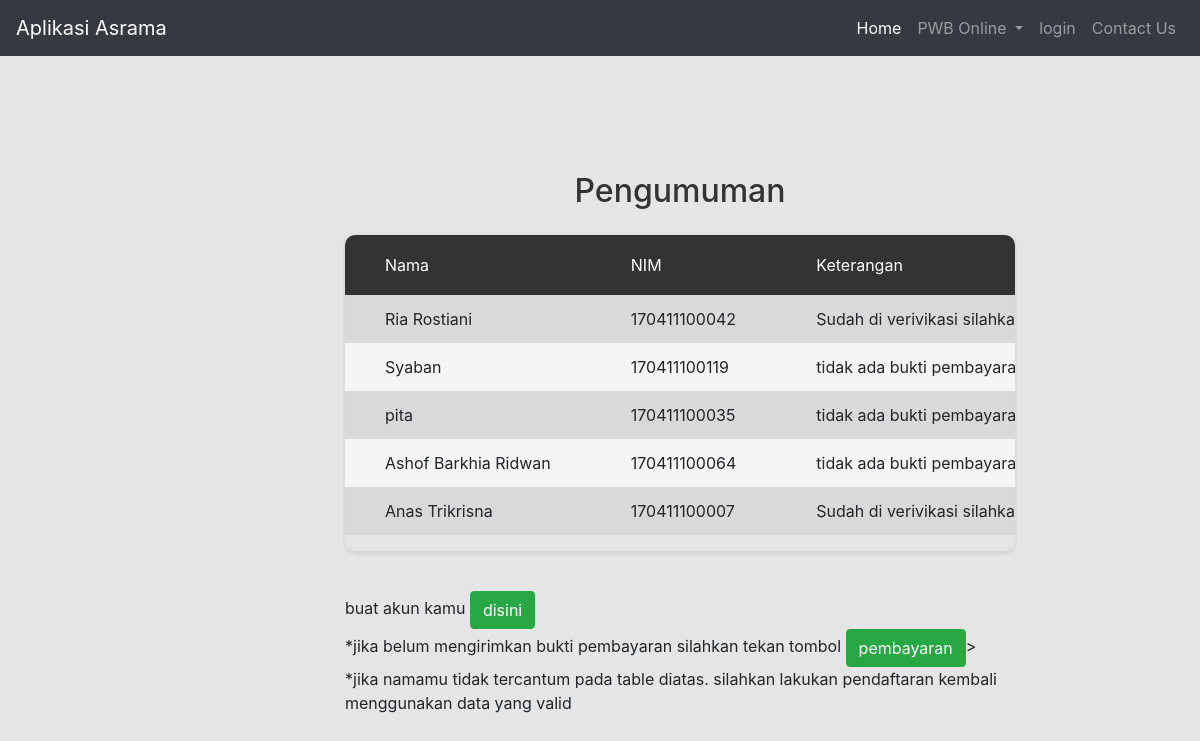
Page /index.php/daftar/bayar on the earlier database version.
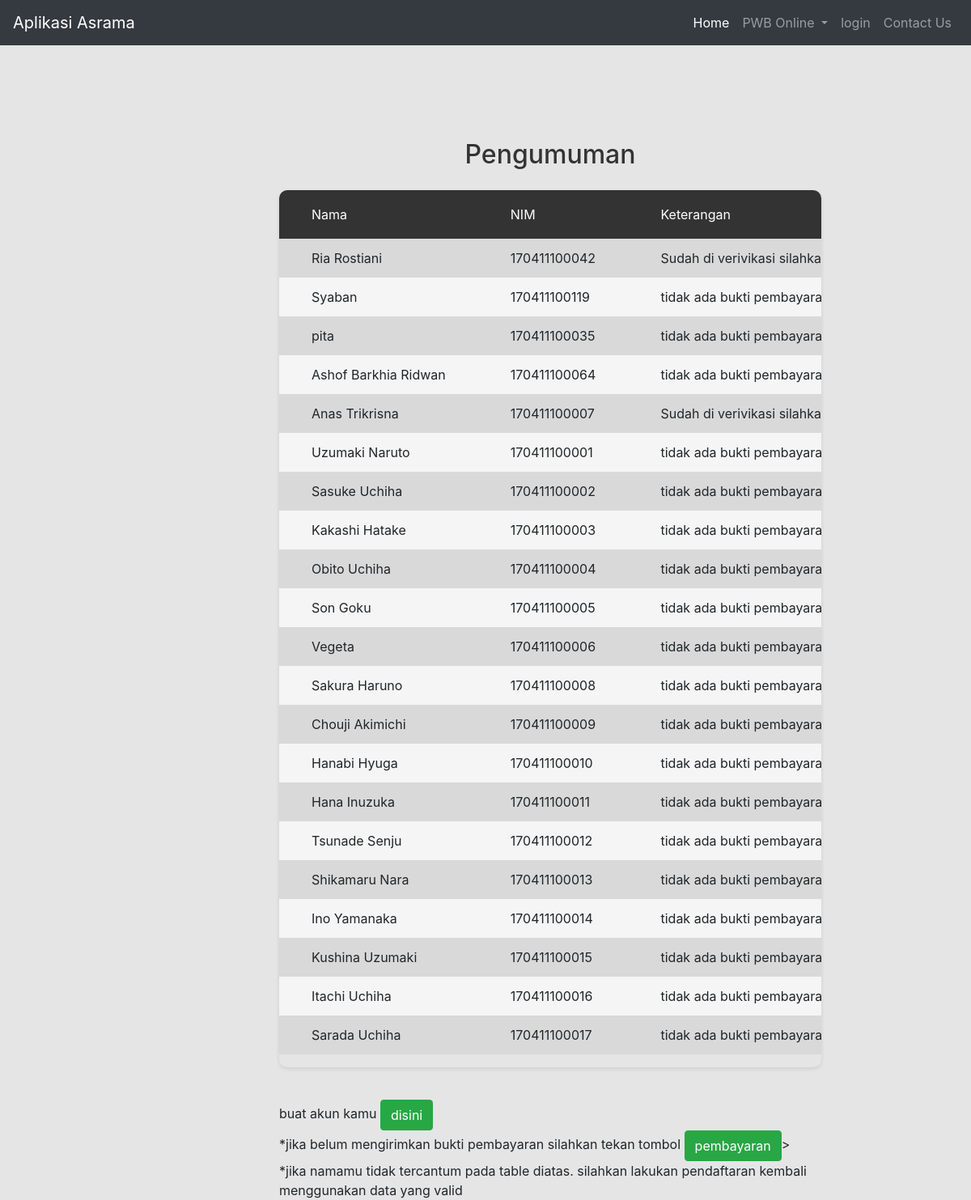
Same page on the later database version.
### tables this page shows
CREATE TABLE `pendaftaran` (
  `id_daftar` int(11) NOT NULL,
  `namalengkap` varchar(50) NOT NULL,
  `nim` varchar(30) NOT NULL,
  `prodi` varchar(30) NOT NULL,
  `alamat` varchar(50) NOT NULL,
  `id_jk` int(11) NOT NULL,
  `foto` varchar(50) NOT NULL,
  `file_ktm` varchar(40) NOT NULL,
  `id_pengurus` int(11) DEFAULT NULL,
  `tgl_lahir` varchar(20) NOT NULL,
  `nowa` varchar(25) NOT NULL,
  `bukti_bayar` varchar(50) DEFAULT NULL,
  `keterangan` varchar(50) DEFAULT NULL
);

### application/controllers/daftar.php (called while the page is built, shortened)
<?php
class daftar extends CI_Controller {
	public function __construct(){
		$this->load->model("model_daftar");
	}
	public function bayar(){
		$this->load->view("pengumuman");
	}
}

### index.php (called while the page is built, shortened)
<?php
require_once BASEPATH.'core/CodeIgniter.php';

### application/views/pengumuman.php (the view, shortened to what this page needs)
<?php
    $this->load->view('Temp/header');
?>
<div class="page-container">
    <div class="main-content">
        <div class="section__content section__content--p30">
            <div class="container-fluid">
                <div class="row">
                    <div class="col-lg-10">
                      <h2 class="text-center m-b-25">Pengumuman</h2>
                        <div class="table-responsive table--no-card m-b-40">
                            <table class="table table-borderless table-striped table-earning">
                                <thead>
                                  <tr>
                                    <th>Nama</th>
                                    <th>NIM</th>
                                    <th>Keterangan</th>
                                  </tr>
                                </thead>
                                <tbody>
                                  <?php $pendaftaran = $this->db->get('pendaftaran');
                                  foreach($pendaftaran->result() as $row){
                                    echo "<tr>";
                                      echo "<td> $row->namalengkap</td>";
                                      echo "<td> $row->nim</td>";
                                      echo "<td> $row->keterangan</td>";
                                    echo "</tr>";
                                  }?>
                                </tbody>
                            </table>
                        </div>
                        buat akun kamu <a href="<?php echo site_url('daftar/buatakun'); ?>" class="btn btn-success">disini</a><br>
                            *jika belum mengirimkan bukti pembayaran silahkan tekan tombol <a href="<?php echo site_url('daftar/pembayaran'); ?>" class="btn btn-success">pembayaran</a>><br>
                            *jika namamu tidak tercantum pada table diatas. silahkan lakukan pendaftaran kembali menggunakan data yang valid
                    </div>
                </div>
            </div>
        </div>
    </div>
</div>
</body>
</html>

### application/views/Temp/header.php (shortened to what this page needs)
<!DOCTYPE html>
<html>
<head>
  <link rel="stylesheet" type="text/css" href="<?= base_url(); ?>css/style.css">
  <link rel="stylesheet" type="text/css" href="<?= base_url(); ?>css/bootstrap.min.css">
  <link rel="stylesheet" href="https://use.fontawesome.com/releases/v5.7.2/css/all.css">
</head>
<body>
<nav class="navbar navbar-expand-md navbar-dark bg-dark">
  <a class="navbar-brand" href="#">Aplikasi Asrama</a>
  <div class="collapse navbar-collapse" id="navbarSupportedContent">
    <ul class="navbar-nav ml-auto">
      <li class="nav-item active">
        <a class="nav-link" href="<?php echo site_url('welcome')?>">Home</a>
      </li>
      <li class="nav-item dropdown">
        <a class="nav-link dropdown-toggle" href="#" id="navbarDropdown" role="button" data-toggle="dropdown">
          PWB Online
        </a>
      </li>
      <li class="nav-item dropdown">
        <a class="nav-link  " data-toggle="modal" data-target="#login" href="">login</a>
      </li>
      <li class="nav-item">
        <a class="nav-link" href="">Contact Us</a>
      </li>
    </ul>
  </div>
</nav>

Differences in the rows shown:
added pendaftaran: namalengkap "Uzumaki Naruto", nim "170411100001", keterangan "tidak ada bukti…"
added pendaftaran: namalengkap "Sasuke Uchiha", nim "170411100002", keterangan "tidak ada bukti…"
added pendaftaran: namalengkap "Kakashi Hatake", nim "170411100003", keterangan "tidak ada bukti…"
added pendaftaran: namalengkap "Obito Uchiha", nim "170411100004", keterangan "tidak ada bukti…"
added pendaftaran: namalengkap "Son Goku", nim "170411100005", keterangan "tidak ada bukti…"
added pendaftaran: namalengkap "Vegeta", nim "170411100006", keterangan "tidak ada bukti…"
added pendaftaran: namalengkap "Sakura Haruno", nim "170411100008", keterangan "tidak ada bukti…"
added pendaftaran: namalengkap "Chouji Akimichi", nim "170411100009", keterangan "tidak ada bukti…"
added pendaftaran: namalengkap "Hanabi Hyuga", nim "170411100010", keterangan "tidak ada bukti…"
added pendaftaran: namalengkap "Hana Inuzuka", nim "170411100011", keterangan "tidak ada bukti…"
added pendaftaran: namalengkap "Tsunade Senju", nim "170411100012", keterangan "tidak ada bukti…"
added pendaftaran: namalengkap "Shikamaru Nara", nim "170411100013", keterangan "tidak ada bukti…"
added pendaftaran: namalengkap "Ino Yamanaka", nim "170411100014", keterangan "tidak ada bukti…"
added pendaftaran: namalengkap "Kushina Uzumaki", nim "170411100015", keterangan "tidak ada bukti…"
added pendaftaran: namalengkap "Itachi Uchiha", nim "170411100016", keterangan "tidak ada bukti…"
added pendaftaran: namalengkap "Sarada Uchiha", nim "170411100017", keterangan "tidak ada bukti…"
